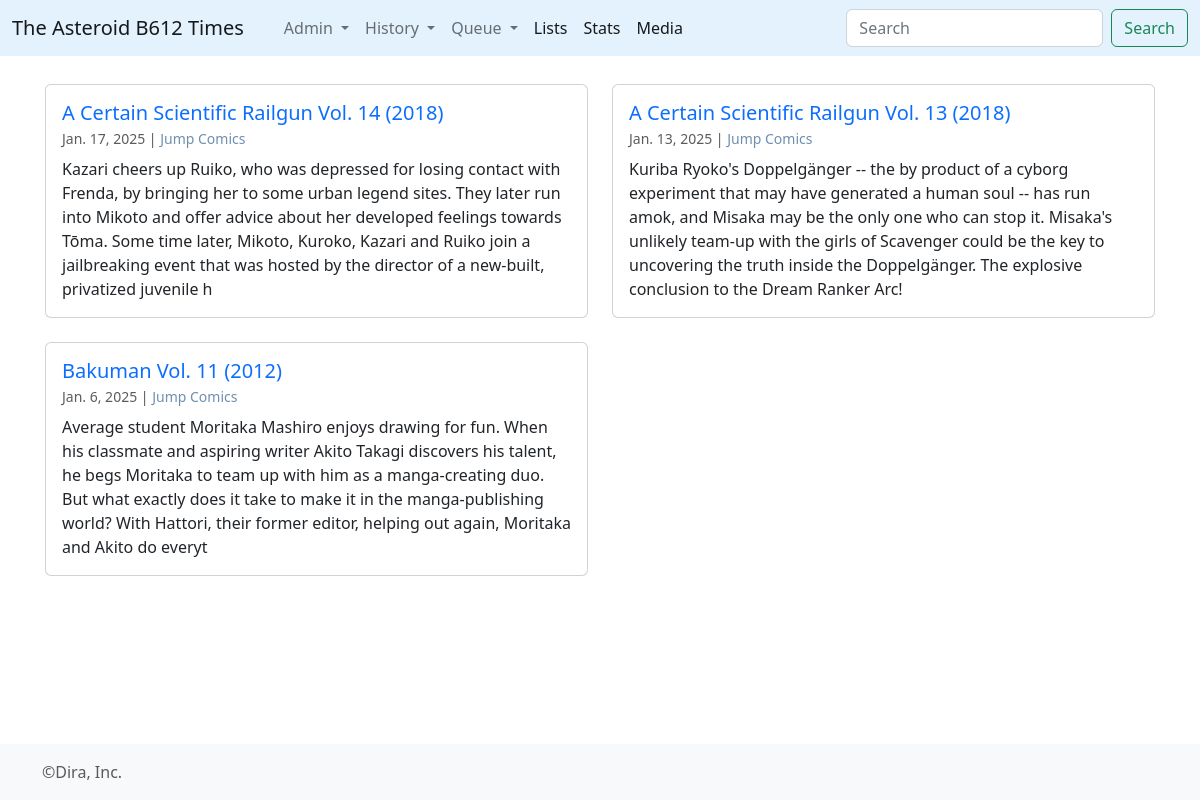
The page /bunko/ on the database its author committed.
### times/models.py (models this page shows, shortened)
class Consumo(models.Model):
	volume = models.ForeignKey(Book,on_delete=models.CASCADE)
	pages = models.IntegerField()
	start_d = models.DateField()
	finish_d = models.DateField()

class Book(models.Model):
	title = models.CharField(max_length=512)
	orig_lan = models.CharField(max_length=2)
	info = models.TextField()
	pub_year = models.IntegerField()
	wtype = models.ForeignKey(WikiType,on_delete=models.CASCADE)
	@property
	def headtext(self):
		n_corte = self.info.find('==headtext==')
		if n_corte == -1:
			return self.info[0:350]
		else:
			return self.info[0:n_corte]
	@property
	def titulo(self):
		return self.title+' ('+ str(self.pub_year) +')'
	@property
	def authors_links(self):
		creds = Credito.objects.filter(ctype__id__in=[1,5,6,7],media_type=1,media_id=self.id)
		enlaces = ""
		for c in creds:
			enlaces = enlaces + "<a href='/wiki/"+str(c.persona.id)+"' style='text-decoration:none; color:#6F8FAF;'>"+c.persona.title+"</a>,&nbsp;"
		return enlaces[:-7]

class Credito(models.Model):
	ctype = models.ForeignKey(CreditType,on_delete=models.CASCADE)
	persona = models.ForeignKey(Wiki,on_delete=models.CASCADE)
	media_type = models.IntegerField()
	media_id = models.IntegerField()

class Wiki(models.Model):
	wtype = models.ForeignKey(WikiType,on_delete=models.CASCADE)
	title = models.CharField(max_length=512)
	info = models.TextField()
	created_at = models.DateTimeField(auto_now=True)
	updated_at = models.DateTimeField(null=True,blank=True)

### times/views.py (the view)
# urls.py: path('bunko/', views.bunko, name='bunko'),
def bunko(request):
	rqueue = Book.objects.filter(consumo__volume__isnull=True, wtype__id__in=[10,11,12]).order_by('pub_year')
	rhist = Consumo.objects.filter(volume__wtype__id__in=[10,11,12]).order_by('-finish_d')
	return render(request,'bunko.html',{'rhist':rhist,'rqueue':rqueue})

### times/templates/bunko.html (shortened to what this page needs)
{% extends 'base_mono.html' %}
{% load static %}
{% block contenido %}
     <div class="row" data-masonry='{"percentPosition": true }'>
        {% for a in rhist %}
        <div class="col-sm-4 col-lg-6 mb-4">
              <div class="card">
                <div class="card-body">
                  <h5 class="card-title"><a href='{% url "book" a.volume.id  %}' style="text-decoration: none;">{{a.volume.titulo}}</a>
                    <br><small class="text-muted" style="font-size: 0.7em; font-weight: normal;">{{a.finish_d}} | {{a.volume.authors_links|safe}}</small></h5>
                  <p class="card-text">{{a.volume.headtext}}</p>
                </div>
              </div>
               </div>
        {% endfor %}
      </div>
{% endblock%}

### rows shown on the page
Consumo: volume.titulo "A Certain Scientific Railgun Vol. 14 (2018)", finish_d "Jan. 17, 2025", volume.authors_links "Jump Comics", volume.headtext "Kazari cheers up Ruiko, who was depressed for losing contact with Frenda, by bringing her to some urban legend sites. They later run into Mikoto and offer advice about her developed feelings towards Tōma. Some time later, Mikoto, Kuroko, Kazari and Ruiko join a jailbreaking event that was hosted by the director of a new-built, privatized juvenile h"
Consumo: volume.titulo "A Certain Scientific Railgun Vol. 13 (2018)", finish_d "Jan. 13, 2025", volume.authors_links "Jump Comics", volume.headtext "Kuriba Ryoko's Doppelgänger -- the by product of a cyborg experiment that may have generated a human soul -- has run amok, and Misaka may be the only one who can stop it. Misaka's unlikely team-up with the girls of Scavenger could be the key to uncovering the truth inside the Doppelgänger. The explosive conclusion to the Dream Ranker Arc!"
Consumo: volume.titulo "Bakuman Vol. 11 (2012)", finish_d "Jan. 6, 2025", volume.authors_links "Jump Comics", volume.headtext "Average student Moritaka Mashiro enjoys drawing for fun. When his classmate and aspiring writer Akito Takagi discovers his talent, he begs Moritaka to team up with him as a manga-creating duo. But what exactly does it take to make it in the manga-publishing world? With Hattori, their former editor, helping out again, Moritaka and Akito do everyt"
